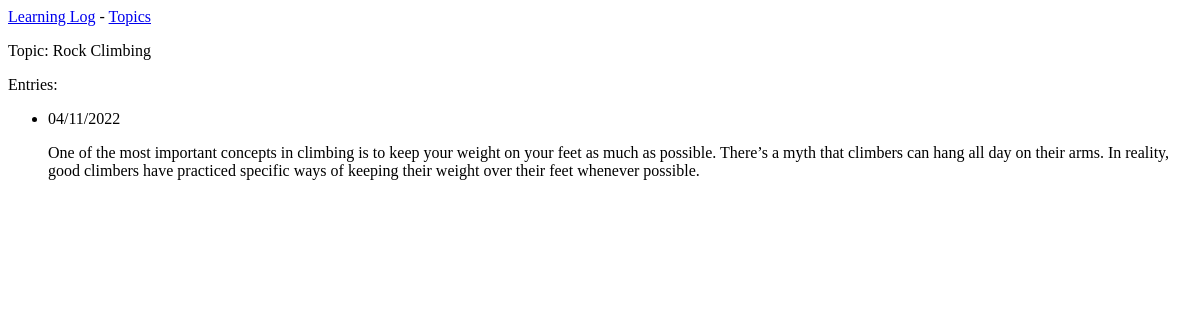
Before: /topics/2/ with the older database file.
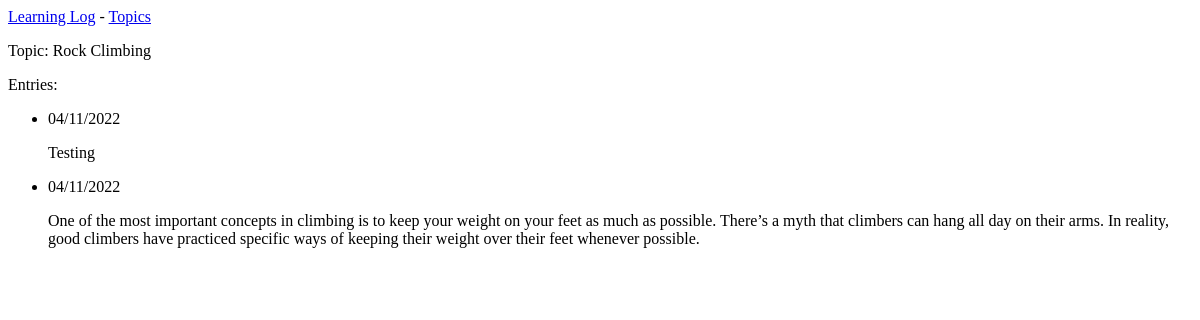
After: the same page with the newer database file.
### learning_logs/models.py (models this page shows, shortened)
class Entry(models.Model):
    topic = models.ForeignKey(Topic, on_delete=models.SET_NULL, null=True)
    text = models.TextField()
    date_added = models.DateTimeField(auto_now_add=True)
    class Meta:
        verbose_name_plural = 'Entries'

### learning_logs/views.py (the view)
# urls.py: path('topics/<int:id>/', views.topic, name='topic'), # Página de detalhes para um único assunto
def topic(request, id):
    topic = Topic.objects.get(id=id)
    entries = topic.entry_set.order_by('-date_added')
    context = {'topic': topic, 'entries': entries}
    return render(request, 'learning_logs/pages/topic.html', context)

### learning_logs/models.py (called while the page is built)
    def __str__(self) -> str:
        return self.text

### learning_logs/templates/learning_logs/pages/topic.html
{% extends 'learning_logs/pages/base.html' %}
{% block content %}
    <p>Topic: {{ topic }}</p>
    <p>Entries:</p>
    <ul>
        {% for entry in entries %}
            <li>
                <p>
                    {{ entry.date_added | date:"d/m/Y" }}
                </p>
                <p>
                    {{ entry.text | linebreaks }}
                </p>
            </li>
        {% empty %}
            <li>No topics have been added yet.</li>
        {% endfor %}
    </ul>
{% endblock content %}

Changed rows visible on the page:
added Entry: date_added "04/11/2022", text "Testing"
